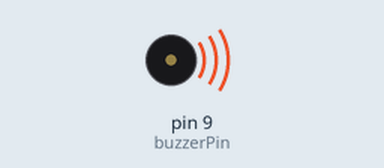
Simulated run of this sketch. Board: Arduino Uno, built with avr-gcc and run on an emulated ATmega328P. Parts: buzzer (waves = sounding). Random numbers use the default seed unless the sketch sets one.

Above: at 0.2 s.
At 39.65 s:
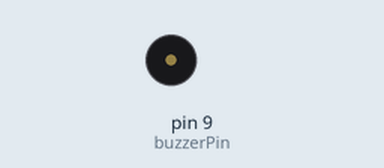
Timing chart, 0 to 40.0 s (numbered marks = the images above):
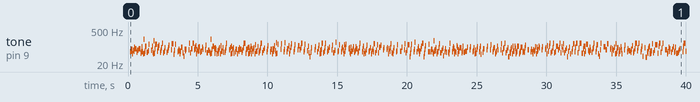

Measured:
- by itself, tone on pin 9 (buzzerPin): plays 64 Hz for 0.04 s, 81 Hz for 0.04 s, 66 Hz for 0.04 s, 80 Hz for 0.04 s, 54 Hz for 0.04 s, 75 Hz for 0.04 s … (580 notes in this stretch)

The sketch:

Accelerate.ino
```cpp
int buzzerPin = 9;


void setup() {

  pinMode(9, OUTPUT);


}

void loop() {
  //DON'T FORGET TO CHANGE THE VALUES BACK TO ORIGINAL


  delay(random(1,20));

  digitalWrite(9,HIGH);
  delay(3);


  digitalWrite(9,LOW);
  delay(24);
  digitalWrite(9,HIGH);
  delay(3);
  digitalWrite(9,LOW);
  delay(22);
  digitalWrite(9,HIGH);
  delay(3);
  digitalWrite(9,LOW);
  delay(20);
  digitalWrite(9,HIGH);
  delay(3);


  digitalWrite(9,LOW);
  delay(random(1,20));
  digitalWrite(9,HIGH);
  delay(3);


  digitalWrite(9,LOW);
  delay(18);
  digitalWrite(9,HIGH);
  delay(3);
  digitalWrite(9,LOW);
  delay(16);
  digitalWrite(9,HIGH);
  delay(3);
  digitalWrite(9,LOW);
  delay(14);
  digitalWrite(9,HIGH);
  delay(3);

  digitalWrite(9,LOW);
  delay(random(1,20));
  digitalWrite(9,HIGH);
  delay(3);


  digitalWrite(9,LOW);
  delay(12);
  digitalWrite(9,HIGH);
  delay(3);
  digitalWrite(9,LOW);
  delay(10);
  digitalWrite(9,HIGH);
  delay(3);
  digitalWrite(9,LOW);
  delay(8);
  digitalWrite(9,HIGH);
  delay(3);

  digitalWrite(9,LOW);
  delay(random(1,20));
  digitalWrite(9,HIGH);
  delay(3);


  digitalWrite(9,LOW);
  delay(6);
  digitalWrite(9,HIGH);
  delay(3);
  digitalWrite(9,LOW);
  delay(4);
  digitalWrite(9,HIGH);
  delay(3);
  digitalWrite(9,LOW);
  delay(2);
  digitalWrite(9,HIGH);
  delay(3);


}
```
